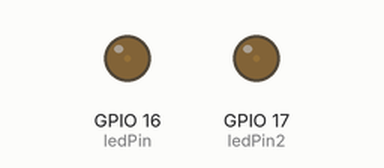
This sketch was run on a simulated ESP32. Shown: output pins drawn as LEDs (lit = HIGH).

Above: at 0.05 s.
At 1.15 s:
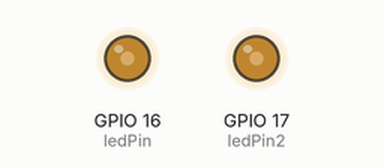
At 2.3 s:
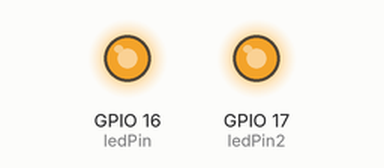
At 4.6 s:
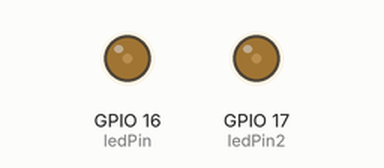
Timing chart, 0 to 6.7 s (numbered marks = the images above):
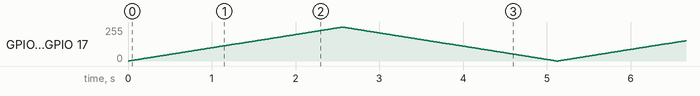

The sketch:

PWM.ino
```cpp
// the number of the LED pin
const int ledPin = 16;  // 16 corresponds to GPIO16
const int ledPin2 = 17; // 17 corresponds to GPIO17

// setting PWM properties
const int freq = 5000;
const int ledChannel = 0;
const int resolution = 8;

void setup(){
  // configure LED PWM functionalitites
  ledcSetup(ledChannel, freq, resolution);

  // attach the channel to the GPIO to be controlled
  ledcAttachPin(ledPin, ledChannel);
  ledcAttachPin(ledPin2, ledChannel);
}

void loop(){
  // increase the LED brightness
  for(int dutyCycle = 0; dutyCycle <= 255; dutyCycle++){
    // changing the LED brightness with PWM
    ledcWrite(ledChannel, dutyCycle);
    delay(10);
  }

  // decrease the LED brightness
  for(int dutyCycle = 255; dutyCycle >= 0; dutyCycle--){
    // changing the LED brightness with PWM
    ledcWrite(ledChannel, dutyCycle);
    delay(10);
  }
}
```
